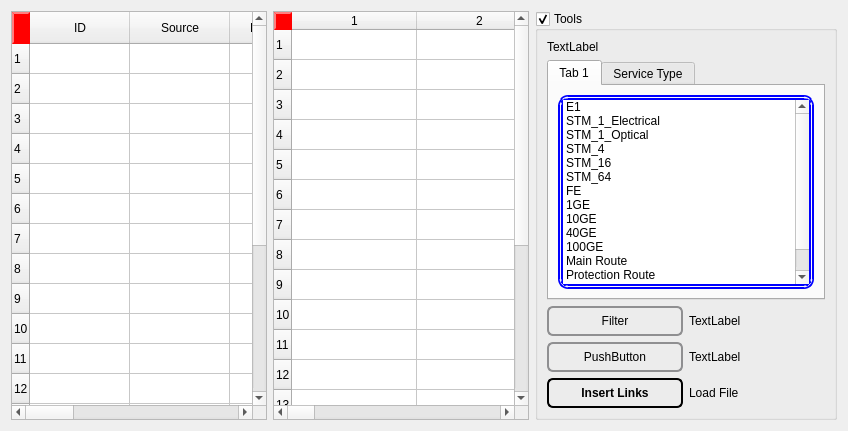
       <widget class="QWidget" name="TrafficMatrixTab">
        <attribute name="title">
         <string>Traffic Matrix Tab</string>
        </attribute>
        <layout class="QGridLayout" name="gridLayout_6">
         <item row="0" column="1">
          <widget class="QTableWidget" name="Traffic_matrix">
           <property name="maximumSize">
            <size>
             <width>16777215</width>
             <height>16777215</height>
            </size>
           </property>
           <property name="styleSheet">
            <string notr="true">QTableWidget {
    selection-background-color: qlineargradient(x1: 0, y1: 0, x2: 0.5, y2: 0.5,
                                stop: 0 #FF92BB, stop: 1 white);
}
QTableWidget QTableCornerButton::section {
    background: red;
    border: 2px outset red;
}</string>
           </property>
           <property name="alternatingRowColors">
            <bool>false</bool>
           </property>
           <property name="textElideMode">
            <enum>Qt::ElideMiddle</enum>
           </property>
           <property name="showGrid">
            <bool>true</bool>
           </property>
           <property name="gridStyle">
            <enum>Qt::SolidLine</enum>
           </property>
           <property name="sortingEnabled">
            <bool>false</bool>
           </property>
           <property name="rowCount">
            <number>20</number>
           </property>
           <property name="columnCount">
            <number>10</number>
           </property>
           <attribute name="horizontalHeaderCascadingSectionResizes">
            <bool>true</bool>
           </attribute>
           <attribute name="horizontalHeaderDefaultSectionSize">
            <number>125</number>
           </attribute>
           <attribute name="horizontalHeaderShowSortIndicator" stdset="0">
            <bool>false</bool>
           </attribute>
           <attribute name="verticalHeaderShowSortIndicator" stdset="0">
            <bool>true</bool>
           </attribute>
           <attribute name="verticalHeaderStretchLastSection">
            <bool>false</bool>
           </attribute>
           <row/>
           <row/>
           <row/>
           <row/>
           <row/>
           <row/>
           <row/>
           <row/>
           <row/>
           <row/>
           <row/>
           <row/>
           <row/>
           <row/>
           <row/>
           <row/>
           <row/>
           <row/>
           <row/>
           <row/>
           <column/>
           <column/>
           <column/>
           <column/>
           <column/>
           <column/>
           <column/>
           <column/>
           <column/>
           <column/>
          </widget>
         </item>
         <item row="0" column="0">
          <widget class="QTableWidget" name="General_TM">
           <property name="styleSheet">
            <string notr="true">QTableWidget {
    selection-background-color: qlineargradient(x1: 0, y1: 0, x2: 0.5, y2: 0.5,
                                stop: 0 #FF92BB, stop: 1 white);
}
QTableWidget QTableCornerButton::section {
    background: red;
    border: 2px outset red;
}</string>
           </property>
           <property name="rowCount">
            <number>20</number>
           </property>
           <property name="columnCount">
            <number>9</number>
           </property>
           <row/>
           <row/>
           <row/>
           <row/>
           <row/>
           <row/>
           <row/>
           <row/>
           <row/>
           <row/>
           <row/>
           <row/>
           <row/>
           <row/>
           <row/>
           <row/>
           <row/>
           <row/>
           <row/>
           <row/>
           <column>
            <property name="text">
             <string>ID</string>
            </property>
           </column>
           <column>
            <property name="text">
             <string>Source</string>
            </property>
           </column>
           <column>
            <property name="text">
             <string>Destination</string>
            </property>
           </column>
           <column>
            <property name="text">
             <string>Old
Cable Type</string>
            </property>
           </column>
           <column>
            <property name="text">
             <string>Cable
Type</string>
            </property>
           </column>
           <column>
            <property name="text">
             <string>Distance
Real (Km)</string>
            </property>
           </column>
           <column>
            <property name="text">
             <string>Att. (dB/ Km )
for Network Plan </string>
            </property>
           </column>
           <column>
            <property name="text">
             <string>Status</string>
            </property>
           </column>
           <column>
            <property name="text">
             <string>Degree</string>
            </property>
           </column>
          </widget>
         </item>
         <item row="0" column="2">
          <widget class="QGroupBox" name="TM_groupbox">
           <property name="mouseTracking">
            <bool>false</bool>
           </property>
           <property name="accessibleDescription">
            <string/>
           </property>
           <property name="title">
            <string>Tools</string>
           </property>
           <property name="flat">
            <bool>true</bool>
           </property>
           <property name="checkable">
            <bool>true</bool>
           </property>
           <property name="checked">
            <bool>true</bool>
           </property>
           <layout class="QGridLayout" name="gridLayout_5">
            <item row="0" column="0">
             <widget class="QLabel" name="label_7">
              <property name="text">
               <string>TextLabel</string>
              </property>
             </widget>
            </item>
            <item row="1" column="0" colspan="2">
             <widget class="QTabWidget" name="List_tab">
              <property name="currentIndex">
               <number>0</number>
              </property>
              <widget class="QWidget" name="tab_4">
               <attribute name="title">
                <string>Tab 1</string>
               </attribute>
               <layout class="QVBoxLayout" name="verticalLayout">
                <item>
                 <widget class="QListWidget" name="listWidget">
                  <property name="styleSheet">
                   <string notr="true">QListWidget {
    alternate-background-color: yellow;
	border: 5px double;
	border-color: blue;
	border-radius: 10px;
}
QListWidget {
    show-decoration-selected: 1; /* make the selection span the entire width of the view */
}

QListWidget::item:alternate {
    background: #EEEEEE;
}

QListWidget::item:selected {
    border: 1px solid #6a6ea9;
}

QListWidget::item:selected:!active {
    background: qlineargradient(x1: 0, y1: 0, x2: 0, y2: 1,
                                stop: 0 #ABAFE5, stop: 1 #8588B2);
}

QListWidget::item:selected:active {
    background: qlineargradient(x1: 0, y1: 0, x2: 0, y2: 1,
                                stop: 0 #6a6ea9, stop: 1 #888dd9);
}

QListWidget::item:hover {
    background: qlineargradient(x1: 0, y1: 0, x2: 0, y2: 1,
                                stop: 0 #FAFBFE, stop: 1 #DCDEF1);
}</string>
                  </property>
                  <item>
                   <property name="text">
                    <string>E1</string>
                   </property>
                  </item>
                  <item>
                   <property name="text">
                    <string>STM_1_Electrical</string>
                   </property>
                  </item>
                  <item>
                   <property name="text">
                    <string>STM_1_Optical</string>
                   </property>
                  </item>
                  <item>
                   <property name="text">
                    <string>STM_4</string>
                   </property>
                  </item>
                  <item>
                   <property name="text">
                    <string>STM_16</string>
                   </property>
                  </item>
                  <item>
                   <property name="text">
                    <string>STM_64</string>
                   </property>
                  </item>
                  <item>
                   <property name="text">
                    <string>FE</string>
                   </property>
                  </item>
                  <item>
                   <property name="text">
                    <string>1GE</string>
                   </property>
                  </item>
                  <item>
                   <property name="text">
                    <string>10GE</string>
                   </property>
                  </item>
                  <item>
                   <property name="text">
                    <string>40GE</string>
                   </property>
                  </item>
                  <item>
                   <property name="text">
                    <string>100GE</string>
                   </property>
                  </item>
                  <item>
                   <property name="text">
                    <string>Main Route</string>
                   </property>
                  </item>
                  <item>
                   <property name="text">
                    <string>Protection Route</string>
                   </property>
                  </item>
                  <item>
                   <property name="text">
                    <string>Protection Route 1</string>
                   </property>
                  </item>
                  <item>
                   <property name="text">
                    <string>Protection Route 2</string>
                   </property>
                  </item>
                 </widget>
                </item>
               </layout>
              </widget>
              <widget class="QWidget" name="tab_5">
               <attribute name="title">
                <string>Service Type</string>
               </attribute>
              </widget>
             </widget>
            </item>
            <item row="2" column="1">
             <widget class="QLabel" name="label_5">
              <property name="text">
               <string>TextLabel</string>
              </property>
             </widget>
            </item>
            <item row="2" column="0">
             <widget class="QPushButton" name="filter">
              <property name="minimumSize">
               <size>
                <width>84</width>
                <height>30</height>
               </size>
              </property>
              <property name="styleSheet">
               <string notr="true">QPushButton {
    border: 2px solid #8f8f91;
    border-radius: 6px;
    background-color: qlineargradient(x1: 0, y1: 0, x2: 0, y2: 1,
                                      stop: 0 #f6f7fa, stop: 1 #dadbde);
    min-width: 80px;
}

QPushButton:pressed {
    background-color: qlineargradient(x1: 0, y1: 0, x2: 0, y2: 1,
                                      stop: 0 #dadbde, stop: 1 #f6f7fa);
}

QPushButton:flat {
    border: none; /* no border for a flat push button */
}

QPushButton:default {
    border-color: navy; /* make the default button prominent */
}</string>
              </property>
              <property name="text">
               <string>Filter</string>
              </property>
             </widget>
            </item>
            <item row="3" column="0">
             <widget class="QPushButton" name="pushButton_10">
              <property name="minimumSize">
               <size>
                <width>84</width>
                <height>30</height>
               </size>
              </property>
              <property name="styleSheet">
               <string notr="true">QPushButton {
    border: 2px solid #8f8f91;
    border-radius: 6px;
    background-color: qlineargradient(x1: 0, y1: 0, x2: 0, y2: 1,
                                      stop: 0 #f6f7fa, stop: 1 #dadbde);
    min-width: 80px;
}

QPushButton:pressed {
    background-color: qlineargradient(x1: 0, y1: 0, x2: 0, y2: 1,
                                      stop: 0 #dadbde, stop: 1 #f6f7fa);
}

QPushButton:flat {
    border: none; /* no border for a flat push button */
}

QPushButton:default {
    border-color: navy; /* make the default button prominent */
}</string>
              </property>
              <property name="text">
               <string>PushButton</string>
              </property>
             </widget>
            </item>
            <item row="3" column="1">
             <widget class="QLabel" name="label_6">
              <property name="text">
               <string>TextLabel</string>
              </property>
             </widget>
            </item>
            <item row="4" column="0">
             <widget class="QPushButton" name="insert_link_button">
              <property name="minimumSize">
               <size>
                <width>84</width>
                <height>30</height>
               </size>
              </property>
              <property name="font">
               <font>
                <weight>75</weight>
                <bold>true</bold>
               </font>
              </property>
              <property name="styleSheet">
               <string notr="true">QPushButton {
    border: 2px solid #8f8f91;
    border-radius: 6px;
    background-color: qlineargradient(x1: 0, y1: 0, x2: 0, y2: 1,
                                      stop: 0 #f6f7fa, stop: 1 #dadbde);
    min-width: 80px;
	border-color: dark-orange;
}

QPushButton:pressed {
    background-color: qlineargradient(x1: 0, y1: 0, x2: 0, y2: 1,
                                      stop: 0 #dadbde, stop: 1 #f6f7fa);
}

QPushButton:flat {
    border: none; /* no border for a flat push button */
}

QPushButton:default {
    border-color: navy; /* make the default button prominent */
}</string>
              </property>
              <property name="text">
               <string>Insert Links</string>
              </property>
             </widget>
            </item>
            <item row="4" column="1">
             <widget class="QLabel" name="label">
              <property name="text">
               <string>Load File</string>
              </property>
             </widget>
            </item>
           </layout>
          </widget>
         </item>
        </layout>
       </widget>
